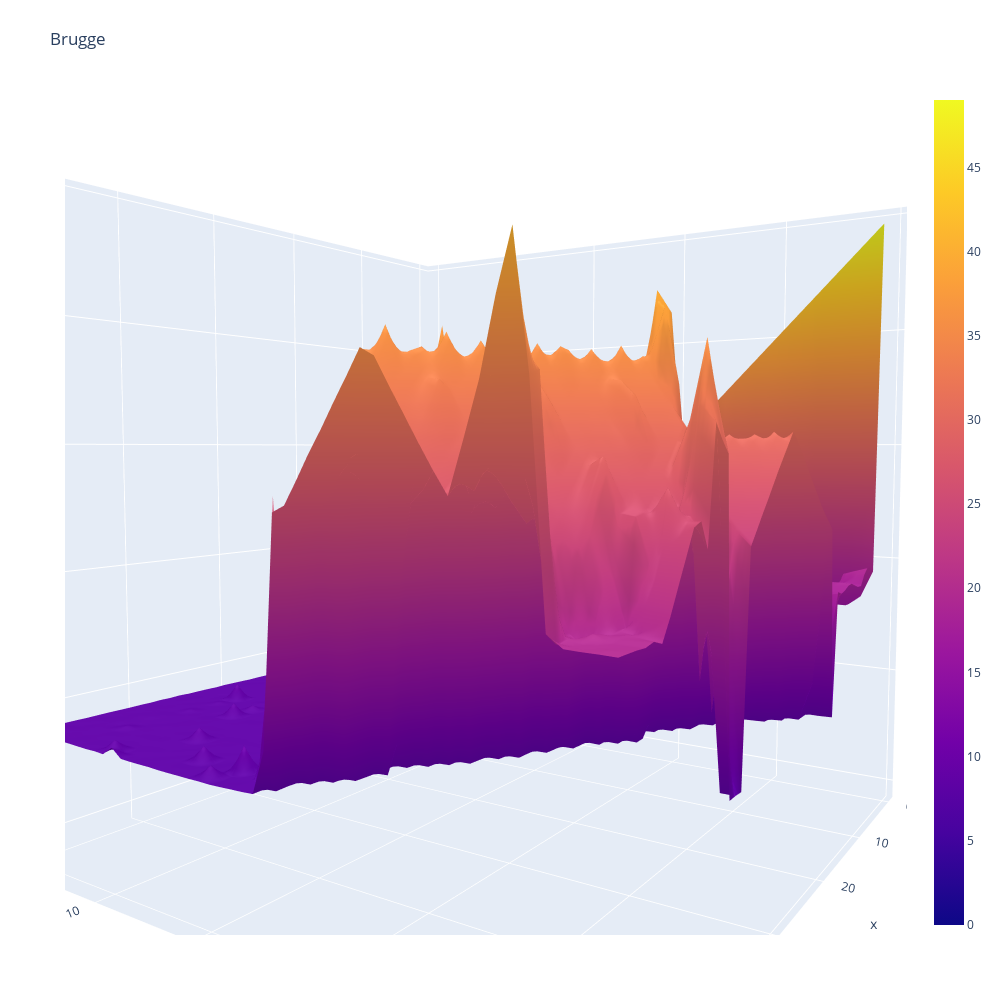

Notebook code cell kept with this figure:
### Code cell
import pandas as pd
import geopandas as gpd
from shapely.geometry import Point
from matplotlib import pyplot as plt
import rasterio
from rasterio.plot import show
from rasterio.windows import Window
import pyproj
from pyproj import Proj, transform
import plotly.graph_objects as go

xdeg=input("please input the lattitude \nenter the degrees: ")
xmin=input("enter the minutes: ")
xsec=input("enter the seconds: ")

ydeg=input("please input the longitude \nenter the degrees: ")
ymin=input("enter the minutes: ")
ysec=input("enter the seconds: ")



input_x=xdeg+"."+xmin+xsec
input_y=ydeg+"."+ymin+ysec



fp = r'DHMVIIDSMRAS1m_k13.tif'
img = rasterio.open(fp)
#show(img)


transformer=pyproj.Proj.from_crs('epsg:4326','epsg:31370')
a=transformer.transform(input_x,input_y)

x_coor=a[0]
y_coor=a[1]

left= x_coor-25
right=x_coor+25
bottom=y_coor-25
top=y_coor+25

map=img.read(1, window=rasterio.windows.from_bounds(left,bottom,right,top,img.transform))
#rasterio.plot.show(map, cmap='terrain')

df=pd.DataFrame(map)

df.to_csv('data2.csv')
z_data = pd.read_csv('data2.csv')

fig = go.Figure(data=[go.Surface(z=z_data.values)])

fig.update_layout(title='Brugge', autosize=False,
                  width=1000, height=1000, scene_camera_eye=dict(x=1.30, y=0.88, z=0.10),
                  margin=dict(l=65, r=50, b=65, t=90))

fig.show()

### Figure 1 — Plotly figure (JSON) as saved in the notebook; plotly's stock layout.template omitted (floating-point values rounded to 4 significant figures; data arrays with more than 128 entries replaced by an {"elided": "..."} marker saying what was removed)
{"data": [{"type": "surface", "z": {"elided": "50x51 float values"}}], "layout": {"autosize": false, "height": 1000, "margin": {"b": 65, "l": 65, "r": 50, "t": 90}, "scene": {"camera": {"eye": {"x": 1.3, "y": 0.88, "z": 0.1}}}, "title": {"text": "Brugge"}, "width": 1000}}
